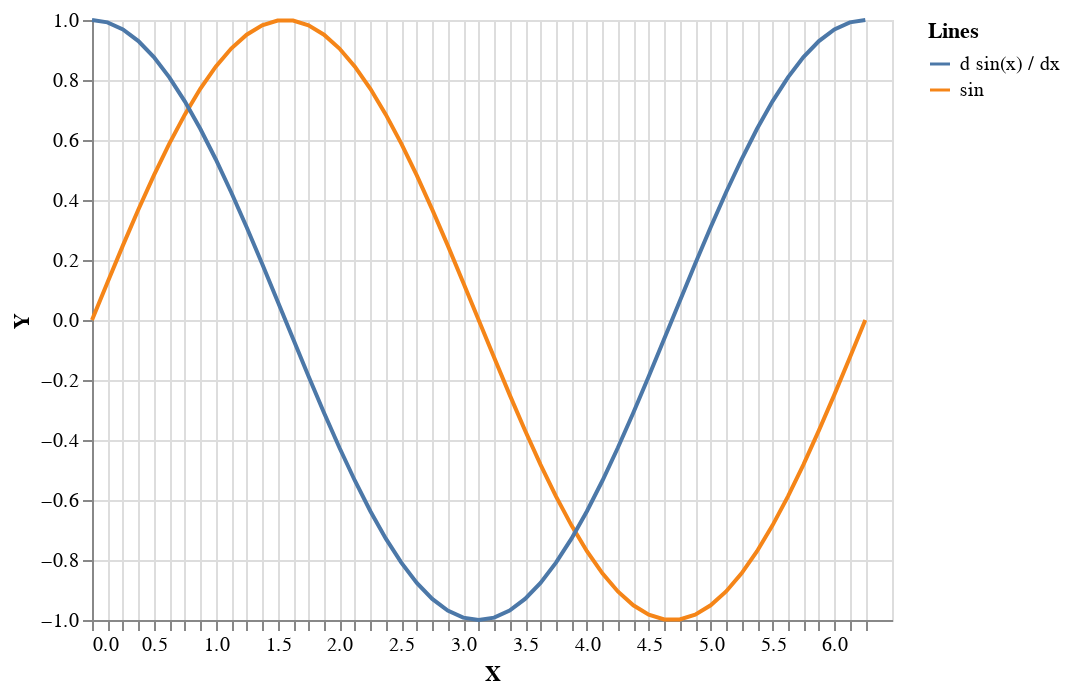

Notebook source saved alongside this figure:
### Code cell
:set -XOverloadedStrings
import Torch
import Graphics.Vega.VegaLite

sin' :: Tensor -> IO Tensor
sin' x = do
  tx <- makeIndependent x
  return $ head $ grad (Torch.sumAll $ Torch.sin (toDependent tx)) [tx]

res = 50
step=2*3.141592/res
tdat = Torch.sin ((asTensor [0..res]) * step)
tdat' <- sin' ((asTensor [0..res]) * step)
xydat :: [(Double,(Double,Double))]
xydat =
 zip [0,step..] $
 zip (asValue tdat)
     (asValue tdat')
axis = PAxis [ AxValues (Numbers (map fst xydat))]
enc = encoding
    . position X [ PName "X", PmType Quantitative, axis ]
    . position Y [ PName "Y", PmType Quantitative ]
    . color [ MName "Lines", MmType Nominal ]

dat' = foldl
            (\sum' (x,(y,y')) ->
               sum' .
               dataRow [ ("X", Number x)
                       , ("Y", Number y)
                       , ("Lines",   Str "sin")
                       ] .
               dataRow [ ("X", Number x)
                       , ("Y", Number y')
                       , ("Lines",   Str "d sin(x) / dx")
                       ]
            )
            (dataFromRows [])
            xydat
vlShow $ toVegaLite
   [ dat' []
   , mark Line []
   , enc []
   , height 300
   , width 400
   ]

### Figure 1 — Vega-Lite specification as saved in the notebook (floating-point values rounded to 4 significant figures)
{"$schema": "https://vega.github.io/schema/vega-lite/v3.json", "data": {"values": [{"Lines": "sin", "X": 0, "Y": 0}, {"Lines": "d sin(x) / dx", "X": 0, "Y": 1}, {"Lines": "sin", "X": 0.1257, "Y": 0.1253}, {"Lines": "d sin(x) / dx", "X": 0.1257, "Y": 0.9921}, {"Lines": "sin", "X": 0.2513, "Y": 0.2487}, {"Lines": "d sin(x) / dx", "X": 0.2513, "Y": 0.9686}, {"Lines": "sin", "X": 0.377, "Y": 0.3681}, {"Lines": "d sin(x) / dx", "X": 0.377, "Y": 0.9298}, {"Lines": "sin", "X": 0.5027, "Y": 0.4818}, {"Lines": "d sin(x) / dx", "X": 0.5027, "Y": 0.8763}, {"Lines": "sin", "X": 0.6283, "Y": 0.5878}, {"Lines": "d sin(x) / dx", "X": 0.6283, "Y": 0.809}, {"Lines": "sin", "X": 0.754, "Y": 0.6845}, {"Lines": "d sin(x) / dx", "X": 0.754, "Y": 0.729}, {"Lines": "sin", "X": 0.8796, "Y": 0.7705}, {"Lines": "d sin(x) / dx", "X": 0.8796, "Y": 0.6374}, {"Lines": "sin", "X": 1.005, "Y": 0.8443}, {"Lines": "d sin(x) / dx", "X": 1.005, "Y": 0.5358}, {"Lines": "sin", "X": 1.131, "Y": 0.9048}, {"Lines": "d sin(x) / dx", "X": 1.131, "Y": 0.4258}, {"Lines": "sin", "X": 1.257, "Y": 0.9511}, {"Lines": "d sin(x) / dx", "X": 1.257, "Y": 0.309}, {"Lines": "sin", "X": 1.382, "Y": 0.9823}, {"Lines": "d sin(x) / dx", "X": 1.382, "Y": 0.1874}, {"Lines": "sin", "X": 1.508, "Y": 0.998}, {"Lines": "d sin(x) / dx", "X": 1.508, "Y": 0.06279}, {"Lines": "sin", "X": 1.634, "Y": 0.998}, {"Lines": "d sin(x) / dx", "X": 1.634, "Y": -0.06279}, {"Lines": "sin", "X": 1.759, "Y": 0.9823}, {"Lines": "d sin(x) / dx", "X": 1.759, "Y": -0.1874}, {"Lines": "sin", "X": 1.885, "Y": 0.9511}, {"Lines": "d sin(x) / dx", "X": 1.885, "Y": -0.309}, {"Lines": "sin", "X": 2.011, "Y": 0.9048}, {"Lines": "d sin(x) / dx", "X": 2.011, "Y": -0.4258}, {"Lines": "sin", "X": 2.136, "Y": 0.8443}, {"Lines": "d sin(x) / dx", "X": 2.136, "Y": -0.5358}, {"Lines": "sin", "X": 2.262, "Y": 0.7705}, {"Lines": "d sin(x) / dx", "X": 2.262, "Y": -0.6374}, {"Lines": "sin", "X": 2.388, "Y": 0.6845}, {"Lines": "d sin(x) / dx", "X": 2.388, "Y": -0.729}, {"Lines": "sin", "X": 2.513, "Y": 0.5878}, {"Lines": "d sin(x) / dx", "X": 2.513, "Y": -0.809}, {"Lines": "sin", "X": 2.639, "Y": 0.4818}, {"Lines": "d sin(x) / dx", "X": 2.639, "Y": -0.8763}, {"Lines": "sin", "X": 2.765, "Y": 0.3681}, {"Lines": "d sin(x) / dx", "X": 2.765, "Y": -0.9298}, {"Lines": "sin", "X": 2.89, "Y": 0.2487}, {"Lines": "d sin(x) / dx", "X": 2.89, "Y": -0.9686}, {"Lines": "sin", "X": 3.016, "Y": 0.1253}, {"Lines": "d sin(x) / dx", "X": 3.016, "Y": -0.9921}, {"Lines": "sin", "X": 3.142, "Y": 5.831e-07}, {"Lines": "d sin(x) / dx", "X": 3.142, "Y": -1.0}, {"Lines": "sin", "X": 3.267, "Y": -0.1253}, {"Lines": "d sin(x) / dx", "X": 3.267, "Y": -0.9921}, {"Lines": "sin", "X": 3.393, "Y": -0.2487}, {"Lines": "d sin(x) / dx", "X": 3.393, "Y": -0.9686}, {"Lines": "sin", "X": 3.519, "Y": -0.3681}, {"Lines": "d sin(x) / dx", "X": 3.519, "Y": -0.9298}, {"Lines": "sin", "X": 3.644, "Y": -0.4818}, {"Lines": "d sin(x) / dx", "X": 3.644, "Y": -0.8763}, {"Lines": "sin", "X": 3.77, "Y": -0.5878}, {"Lines": "d sin(x) / dx", "X": 3.77, "Y": -0.809}, {"Lines": "sin", "X": 3.896, "Y": -0.6845}, {"Lines": "d sin(x) / dx", "X": 3.896, "Y": -0.729}, {"Lines": "sin", "X": 4.021, "Y": -0.7705}, {"Lines": "d sin(x) / dx", "X": 4.021, "Y": -0.6374}, {"Lines": "sin", "X": 4.147, "Y": -0.8443}, {"Lines": "d sin(x) / dx", "X": 4.147, "Y": -0.5358}, {"Lines": "sin", "X": 4.273, "Y": -0.9048}, {"Lines": "d sin(x) / dx", "X": 4.273, "Y": -0.4258}, {"Lines": "sin", "X": 4.398, "Y": -0.9511}, {"Lines": "d sin(x) / dx", "X": 4.398, "Y": -0.309}, {"Lines": "sin", "X": 4.524, "Y": -0.9823}, {"Lines": "d sin(x) / dx", "X": 4.524, "Y": -0.1874}, {"Lines": "sin", "X": 4.65, "Y": -0.998}, {"Lines": "d sin(x) / dx", "X": 4.65, "Y": -0.06279}, {"Lines": "sin", "X": 4.775, "Y": -0.998}, {"Lines": "d sin(x) / dx", "X": 4.775, "Y": 0.06279}, {"Lines": "sin", "X": 4.901, "Y": -0.9823}, {"Lines": "d sin(x) / dx", "X": 4.901, "Y": 0.1874}, {"Lines": "sin", "X": 5.027, "Y": -0.9511}, {"Lines": "d sin(x) / dx", "X": 5.027, "Y": 0.309}, {"Lines": "sin", "X": 5.152, "Y": -0.9048}, {"Lines": "d sin(x) / dx", "X": 5.152, "Y": 0.4258}, {"Lines": "sin", "X": 5.278, "Y": -0.8443}, {"Lines": "d sin(x) / dx", "X": 5.278, "Y": 0.5358}, {"Lines": "sin", "X": 5.404, "Y": -0.7705}, {"Lines": "d sin(x) / dx", "X": 5.404, "Y": 0.6374}, {"Lines": "sin", "X": 5.529, "Y": -0.6845}, {"Lines": "d sin(x) / dx", "X": 5.529, "Y": 0.729}, {"Lines": "sin", "X": 5.655, "Y": -0.5878}, {"Lines": "d sin(x) / dx", "X": 5.655, "Y": 0.809}, {"Lines": "sin", "X": 5.781, "Y": -0.4818}, {"Lines": "d sin(x) / dx", "X": 5.781, "Y": 0.8763}, {"Lines": "sin", "X": 5.906, "Y": -0.3681}, {"Lines": "d sin(x) / dx", "X": 5.906, "Y": 0.9298}, {"Lines": "sin", "X": 6.032, "Y": -0.2487}, {"Lines": "d sin(x) / dx", "X": 6.032, "Y": 0.9686}, {"Lines": "sin", "X": 6.158, "Y": -0.1253}, {"Lines": "d sin(x) / dx", "X": 6.158, "Y": 0.9921}, {"Lines": "sin", "X": 6.283, "Y": -1.166e-06}, {"Lines": "d sin(x) / dx", "X": 6.283, "Y": 1.0}]}, "encoding": {"color": {"field": "Lines", "type": "nominal"}, "x": {"axis": {"values": [0, 0.1257, 0.2513, 0.377, 0.5027, 0.6283, 0.754, 0.8796, 1.005, 1.131, 1.257, 1.382, 1.508, 1.634, 1.759, 1.885, 2.011, 2.136, 2.262, 2.388, 2.513, 2.639, 2.765, 2.89, 3.016, 3.142, 3.267, 3.393, 3.519, 3.644, 3.77, 3.896, 4.021, 4.147, 4.273, 4.398, 4.524, 4.65, 4.775, 4.901, 5.027, 5.152, 5.278, 5.404, 5.529, 5.655, 5.781, 5.906, 6.032, 6.158, 6.283]}, "field": "X", "type": "quantitative"}, "y": {"field": "Y", "type": "quantitative"}}, "height": 300, "mark": "line", "width": 400}
